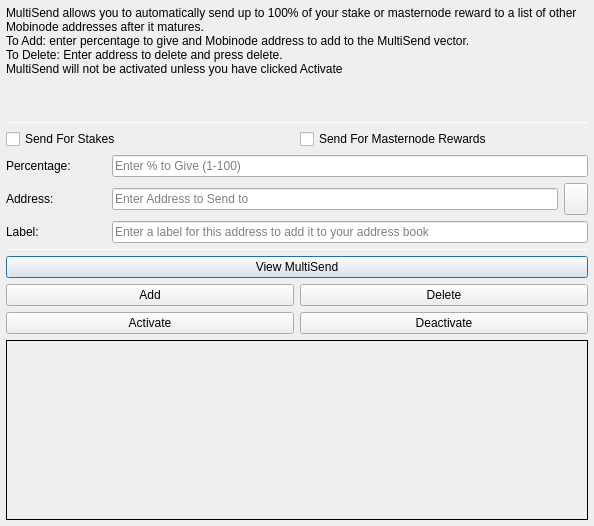
<?xml version="1.0" encoding="UTF-8"?>
<ui version="4.0">
 <class>MultiSendDialog</class>
 <widget class="QDialog" name="MultiSendDialog">
  <property name="windowModality">
   <enum>Qt::NonModal</enum>
  </property>
  <property name="geometry">
   <rect>
    <x>0</x>
    <y>0</y>
    <width>594</width>
    <height>526</height>
   </rect>
  </property>
  <property name="windowTitle">
   <string>MultiSend</string>
  </property>
  <layout class="QVBoxLayout" name="verticalLayout" stretch="0">
   <property name="leftMargin">
    <number>6</number>
   </property>
   <property name="topMargin">
    <number>6</number>
   </property>
   <property name="rightMargin">
    <number>6</number>
   </property>
   <property name="bottomMargin">
    <number>6</number>
   </property>
   <item>
    <layout class="QVBoxLayout" name="verticalLayout_Main" stretch="1,1,1,0,1,1,1">
     <item>
      <widget class="QLabel" name="label_2">
       <property name="lineWidth">
        <number>1</number>
       </property>
       <property name="text">
        <string>MultiSend allows you to automatically send up to 100% of your stake or masternode reward to a list of other Mobinode addresses after it matures.
To Add: enter percentage to give and Mobinode address to add to the MultiSend vector.
To Delete: Enter address to delete and press delete.
MultiSend will not be activated unless you have clicked Activate</string>
       </property>
       <property name="alignment">
        <set>Qt::AlignLeading|Qt::AlignLeft|Qt::AlignTop</set>
       </property>
       <property name="wordWrap">
        <bool>true</bool>
       </property>
      </widget>
     </item>
     <item>
      <widget class="Line" name="line">
       <property name="minimumSize">
        <size>
         <width>0</width>
         <height>1</height>
        </size>
       </property>
       <property name="maximumSize">
        <size>
         <width>16777215</width>
         <height>1</height>
        </size>
       </property>
       <property name="orientation">
        <enum>Qt::Horizontal</enum>
       </property>
      </widget>
     </item>
     <item>
      <layout class="QVBoxLayout" name="verticalLayout_Settings">
       <item>
        <layout class="QHBoxLayout" name="horizontalLayout">
         <item>
          <widget class="QCheckBox" name="multiSendStakeCheckBox">
           <property name="text">
            <string>Send For Stakes</string>
           </property>
          </widget>
         </item>
         <item>
          <widget class="QCheckBox" name="multiSendMasternodeCheckBox">
           <property name="text">
            <string>Send For Masternode Rewards</string>
           </property>
          </widget>
         </item>
        </layout>
       </item>
       <item>
        <layout class="QHBoxLayout" name="horizontalLayout_6">
         <item>
          <widget class="QLabel" name="label">
           <property name="minimumSize">
            <size>
             <width>100</width>
             <height>0</height>
            </size>
           </property>
           <property name="toolTip">
            <string>Percentage of stake to send</string>
           </property>
           <property name="text">
            <string>Percentage:</string>
           </property>
          </widget>
         </item>
         <item>
          <widget class="QLineEdit" name="multiSendPercentEdit">
           <property name="toolTip">
            <string>Enter whole numbers 1 - 100</string>
           </property>
           <property name="placeholderText">
            <string>Enter % to Give (1-100)</string>
           </property>
          </widget>
         </item>
        </layout>
       </item>
       <item>
        <layout class="QHBoxLayout" name="horizontalLayout_7">
         <item>
          <widget class="QLabel" name="label_5">
           <property name="minimumSize">
            <size>
             <width>100</width>
             <height>0</height>
            </size>
           </property>
           <property name="toolTip">
            <string>Address to send portion of stake to</string>
           </property>
           <property name="text">
            <string>Address:</string>
           </property>
          </widget>
         </item>
         <item>
          <widget class="QLineEdit" name="multiSendAddressEdit">
           <property name="toolTip">
            <string/>
           </property>
           <property name="placeholderText">
            <string>Enter Address to Send to</string>
           </property>
          </widget>
         </item>
         <item>
          <widget class="QToolButton" name="addressBookButton">
           <property name="maximumSize">
            <size>
             <width>16777215</width>
             <height>32</height>
            </size>
           </property>
           <property name="toolTip">
            <string>Choose an address from the address book</string>
           </property>
           <property name="text">
            <string/>
           </property>
           <property name="icon">
            <iconset resource="../mobinode.qrc">
             <normaloff>:/icons/address-book</normaloff>:/icons/address-book</iconset>
           </property>
           <property name="shortcut">
            <string>Alt+A</string>
           </property>
          </widget>
         </item>
        </layout>
       </item>
      </layout>
     </item>
     <item>
      <layout class="QHBoxLayout" name="horizontalLayout_3">
       <item>
        <widget class="QLabel" name="label_3">
         <property name="minimumSize">
          <size>
           <width>100</width>
           <height>0</height>
          </size>
         </property>
         <property name="text">
          <string>Label:</string>
         </property>
        </widget>
       </item>
       <item>
        <widget class="QLineEdit" name="labelAddressLabelEdit">
         <property name="placeholderText">
          <string>Enter a label for this address to add it to your address book</string>
         </property>
        </widget>
       </item>
      </layout>
     </item>
     <item>
      <widget class="Line" name="line_2">
       <property name="minimumSize">
        <size>
         <width>0</width>
         <height>1</height>
        </size>
       </property>
       <property name="maximumSize">
        <size>
         <width>16777215</width>
         <height>1</height>
        </size>
       </property>
       <property name="orientation">
        <enum>Qt::Horizontal</enum>
       </property>
      </widget>
     </item>
     <item>
      <layout class="QVBoxLayout" name="verticalLayout_Buttons">
       <item>
        <layout class="QHBoxLayout" name="horizontalLayout_4">
         <item>
          <widget class="QPushButton" name="viewButton">
           <property name="toolTip">
            <string/>
           </property>
           <property name="statusTip">
            <string>View MultiSend Vector</string>
           </property>
           <property name="text">
            <string>View MultiSend</string>
           </property>
          </widget>
         </item>
        </layout>
       </item>
       <item>
        <layout class="QHBoxLayout" name="horizontalLayout_2">
         <item>
          <widget class="QPushButton" name="addButton">
           <property name="toolTip">
            <string/>
           </property>
           <property name="statusTip">
            <string>Add to MultiSend Vector</string>
           </property>
           <property name="text">
            <string>Add</string>
           </property>
          </widget>
         </item>
         <item>
          <widget class="QPushButton" name="deleteButton">
           <property name="toolTip">
            <string/>
           </property>
           <property name="statusTip">
            <string>Delete Address From MultiSend Vector</string>
           </property>
           <property name="text">
            <string>Delete</string>
           </property>
          </widget>
         </item>
        </layout>
       </item>
       <item>
        <layout class="QHBoxLayout" name="horizontalLayout_5">
         <item>
          <widget class="QPushButton" name="activateButton">
           <property name="statusTip">
            <string>Activate MultiSend</string>
           </property>
           <property name="text">
            <string>Activate</string>
           </property>
          </widget>
         </item>
         <item>
          <widget class="QPushButton" name="disableButton">
           <property name="statusTip">
            <string>Deactivate MultiSend</string>
           </property>
           <property name="text">
            <string>Deactivate</string>
           </property>
          </widget>
         </item>
        </layout>
       </item>
      </layout>
     </item>
     <item>
      <widget class="QLabel" name="message">
       <property name="minimumSize">
        <size>
         <width>0</width>
         <height>180</height>
        </size>
       </property>
       <property name="frameShape">
        <enum>QFrame::Panel</enum>
       </property>
       <property name="frameShadow">
        <enum>QFrame::Plain</enum>
       </property>
       <property name="lineWidth">
        <number>1</number>
       </property>
       <property name="midLineWidth">
        <number>1</number>
       </property>
       <property name="text">
        <string/>
       </property>
       <property name="alignment">
        <set>Qt::AlignLeading|Qt::AlignLeft|Qt::AlignTop</set>
       </property>
       <property name="wordWrap">
        <bool>true</bool>
       </property>
      </widget>
     </item>
    </layout>
   </item>
  </layout>
 </widget>
 <resources>
  <include location="../mobinode.qrc"/>
 </resources>
 <connections/>
</ui>
